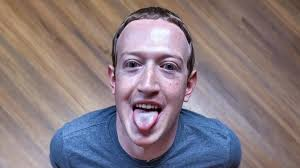
#> input picture inputs/zuck.png, 300 x 168 px
$ jupyter execute p3.ipynb   (older library calls are emulated)
#> lines starting #> are read from the running program, lines starting #| are printed output that depends on the picture
# Write a program in python to implement the various image filtering mechanisms using OpenCV

[cell 1]
import cv2

[cell 2]
img = cv2.imread("./inputs/zuck.png")
#> img is the input picture: shape (168, 300, 3); mean B, G, R 128.3, 122.6, 136.4

[cell 3]
mean_filtered = cv2.blur(img, (3, 3))
median_filtered = cv2.medianBlur(img, 3)
laplacian_filtered = cv2.convertScaleAbs(cv2.Laplacian(img, cv2.CV_64F))
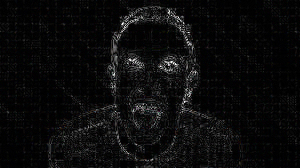
#> laplacian_filtered: shape (168, 300, 3); mean B, G, R 11.6, 11.4, 11.4
